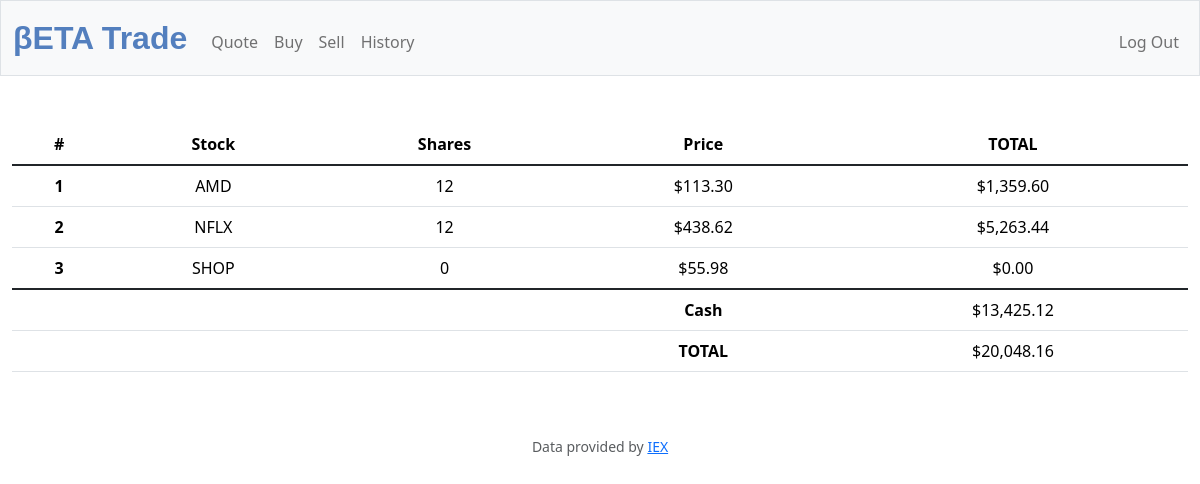
/ (signed in), run on the app's committed database.
### tables this page shows
CREATE TABLE 'transactions' ('id' INTEGER PRIMARY KEY AUTOINCREMENT NOT NULL, 'user_id' INTEGER, 'symbol' TEXT, 'shares' INTEGER, 'price' REAL, 'date' DATETIME, 'name' TEXT NOT NULL DEFAULT 'None');

CREATE TABLE users (id INTEGER PRIMARY KEY AUTOINCREMENT NOT NULL, username TEXT NOT NULL, hash TEXT NOT NULL, cash NUMERIC NOT NULL DEFAULT 10000.00);

### app.py (the view)
@app.route("/")
@login_required
def index():
    user_id = session["user_id"]
    transactions_db = db.execute("SELECT symbol, SUM(shares) AS shares_total, price FROM transactions WHERE user_id = ? GROUP BY symbol ", user_id) # querying user info based on session
    cash_db = db.execute("SELECT cash FROM users WHERE id = ? ", user_id)[0]["cash"]
    total = cash_db
    for stock in transactions_db:
        total += stock["price"] * stock["shares_total"]
    """
    if total_db:
        user_total = total_db[0]["total_balance"]
    else:
        user_total = 0  # Or any default value you want
    """
    """Show portfolio of stocks"""
    return render_template("index.html", database = transactions_db, cash = cash_db, total=total, usd_func=usd) # accessing transaction query data by using placeholders

### app.py (called while the page is built)
@app.after_request
def after_request(response):
    response.headers["Cache-Control"] = "no-cache, no-store, must-revalidate"
    response.headers["Expires"] = 0
    response.headers["Pragma"] = "no-cache"
    return response

### helpers.py (called while the page is built)
def login_required(f):
    @wraps(f)
    def decorated_function(*args, **kwargs):
        if session.get("user_id") is None:
            return redirect("/login")
        return f(*args, **kwargs)
    return decorated_function

def usd(value):
    return f"${value:,.2f}"

### templates/index.html (shortened to what this page needs)
{% extends "layout.html" %}
{% block main %}
<table class="table">
  <thead>
    <tr>
      <th scope="col">#</th>
      <th scope="col">Stock</th>
      <th scope="col">Shares</th>
      <th scope="col">Price</th>
      <th scope="col">TOTAL</th>
    </tr>
  </thead>
  <tbody>
    {% for row in database %}
      <tr>
          <th scope="row">{{loop.index}}</th>
          <td>{{row["symbol"]}}</td>
          <td>{{row["shares_total"]}}</td>
          <td>{{usd_func(row["price"])}}</td>
          <td>{{usd_func(row["shares_total"] * row["price"])}}</td>
      </tr>
    {% endfor %}
  </tbody>
  <tfoot>
    <tr>
      <td></td>
      <td></td>
      <td></td>
      <th scope="1">Cash</th>
      <td>{{usd_func(cash)}}</td>
    </tr>
    <tr>
      <td></td>
      <td></td>
      <td></td>
      <th scope="1">TOTAL</th>
      <td>{{usd_func(total)}}</td>
    </tr>
  </tfoot>
</table>
{% endblock %}

### data on the page
transactions: symbol "AMD", shares_total "12", price "$113.30", shares_total "$1,359.60"
transactions: symbol "NFLX", shares_total "12", price "$438.62", shares_total "$5,263.44"
transactions: symbol "SHOP", shares_total "0", price "$55.98", shares_total "$0.00"
users: cash "$13,425.12"

### other printed values
{{ usd_func(total) }} "$20,048.16"
